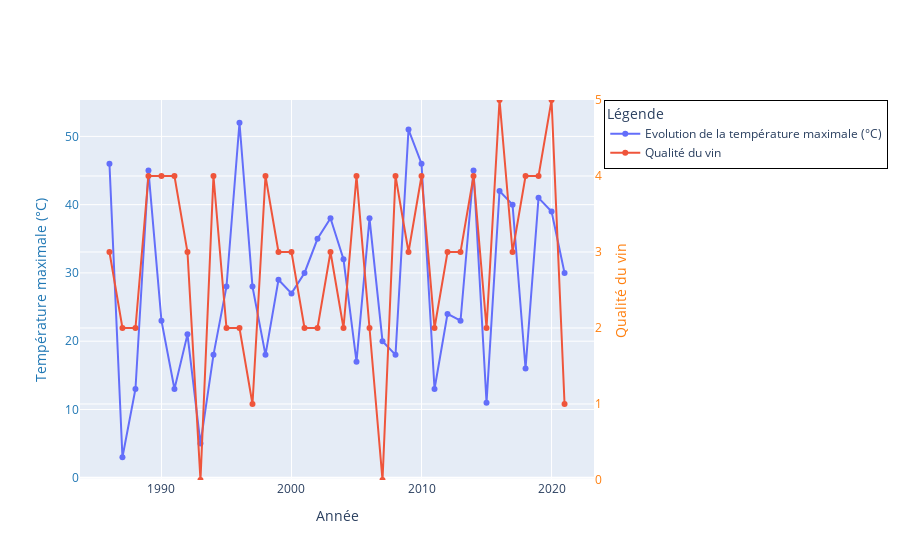

Write notebook code for a chart like this one.
### Code cell
import plotly.graph_objects as go

fig = go.Figure()

# Ajout de la courbe pour df_indicateur avec l'axe y principal
fig.add_trace(
    go.Scatter(
        x=df_indicateur["Année"],
        y=df_indicateur["index"],
        mode="lines+markers",
        name="Evolution de la température maximale (°C)",
        yaxis="y1",  # Utilise l'axe y principal
    )
)

# Ajout de la courbe pour df_metier avec l'axe y secondaire
fig.add_trace(
    go.Scatter(
        x=df_metier["Année"],
        y=df_metier["var_buis"],
        mode="lines+markers",
        name="Qualité du vin",
        yaxis="y2",  # Utilise l'axe y secondaire
    )
)

# Mise à jour de la mise en page pour ajouter un axe y secondaire
fig.update_layout(
    xaxis_title="Année",
    yaxis_title="Température maximale (°C)",
    yaxis=dict(
        title="Température maximale (°C)",  # Titre de l'axe y principal
        titlefont=dict(color="#1f77b4"),
        tickfont=dict(color="#1f77b4")
    ),
    yaxis2=dict(
        title="Qualité du vin",
        titlefont=dict(color="#ff7f0e"),
        tickfont=dict(color="#ff7f0e"),
        overlaying="y",  # Indique que cet axe est superposé à l'axe y principal
        side="right",  # Position de l'axe sur le côté droit
        range=[0, 5]  # Plage spécifique pour l'échelle de la qualité du vin
    ),
    legend=dict(
        title="Légende",
        bgcolor="rgba(255, 255, 255, 0.5)",
        bordercolor="black",
        borderwidth=1
    )
)

fig.show()

### Figure 1 — Plotly figure (JSON) as saved in the notebook; plotly's stock layout.template omitted (floating-point values rounded to 4 significant figures)
{"data": [{"mode": "lines+markers", "name": "Evolution de la température maximale (°C)", "type": "scatter", "x": [1986, 1987, 1988, 1989, 1990, 1991, 1992, 1993, 1994, 1995, 1996, 1997, 1998, 1999, 2000, 2001, 2002, 2003, 2004, 2005, 2006, 2007, 2008, 2009, 2010, 2011, 2012, 2013, 2014, 2015, 2016, 2017, 2018, 2019, 2020, 2021], "y": [46, 3, 13, 45, 23, 13, 21, 5, 18, 28, 52, 28, 18, 29, 27, 30, 35, 38, 32, 17, 38, 20, 18, 51, 46, 13, 24, 23, 45, 11, 42, 40, 16, 41, 39, 30], "yaxis": "y"}, {"mode": "lines+markers", "name": "Qualité du vin", "type": "scatter", "x": [1986, 1987, 1988, 1989, 1990, 1991, 1992, 1993, 1994, 1995, 1996, 1997, 1998, 1999, 2000, 2001, 2002, 2003, 2004, 2005, 2006, 2007, 2008, 2009, 2010, 2011, 2012, 2013, 2014, 2015, 2016, 2017, 2018, 2019, 2020, 2021], "y": [3, 2, 2, 4, 4, 4, 3, 0, 4, 2, 2, 1, 4, 3, 3, 2, 2, 3, 2, 4, 2, 0, 4, 3, 4, 2, 3, 3, 4, 2, 5, 3, 4, 4, 5, 1], "yaxis": "y2"}], "layout": {"legend": {"bgcolor": "rgba(255, 255, 255, 0.5)", "bordercolor": "black", "borderwidth": 1, "title": {"text": "Légende"}}, "xaxis": {"title": {"text": "Année"}}, "yaxis": {"tickfont": {"color": "#1f77b4"}, "title": {"font": {"color": "#1f77b4"}, "text": "Température maximale (°C)"}}, "yaxis2": {"overlaying": "y", "range": [0, 5], "side": "right", "tickfont": {"color": "#ff7f0e"}, "title": {"font": {"color": "#ff7f0e"}, "text": "Qualité du vin"}}}}
